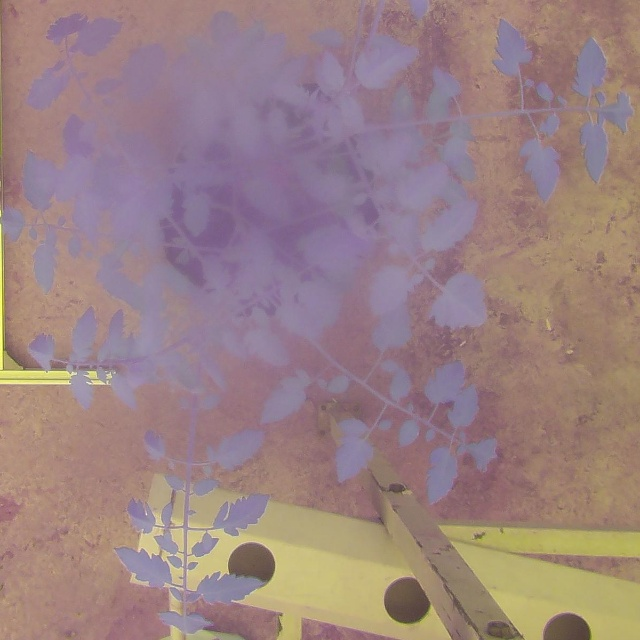
#> input picture crop/green46_JPG.rf.f33f234e6db7d62d14df09b841d42c90.jpg, 640 x 640 px, found by its file name; its folder holds only this picture in this run
$ python segment.py
#> lines starting #> are read from the running program, lines starting #| are printed output that depends on the picture; after the words box and inside, x2 and y2 are one past the last pixel; in counts of white or black regions, pixels touching at a corner belong together
#> further down, image is the input picture: shape (640, 640, 3); mean B, G, R 130.1, 130, 154.6
import cv2
import numpy as np
import os
import matplotlib.pyplot as plt

def RGN2NVDI(image):
    red_band = image[:, :, 0].astype(float)
    nir_band = image[:, :, 2].astype(float)
    ndvi = (nir_band - red_band) / (nir_band + red_band)
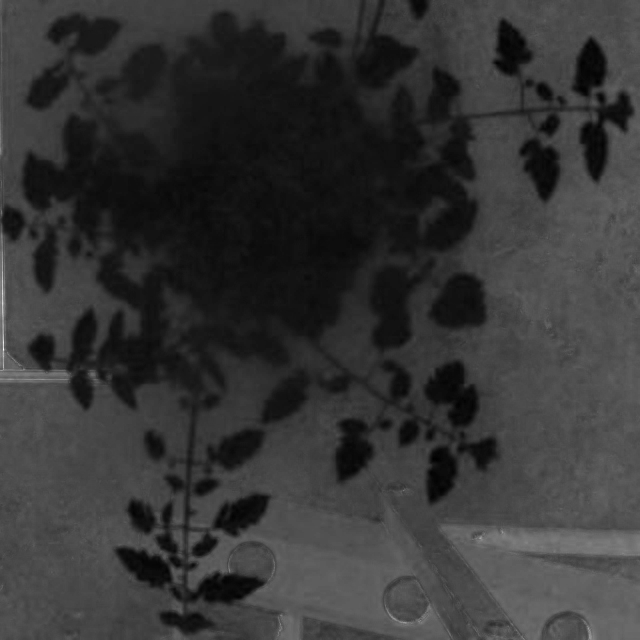
#> ndvi: shape (640, 640) float64; min -0.108, max 0.818, mean 0.0883; drawn with min black and max white
    ndvi_normalized = (ndvi + 1) * 127.5
    return ndvi_normalized.astype(np.uint8)

def RGN2NVDI_green(image):
    red_band = image[:, :, 1].astype(float)
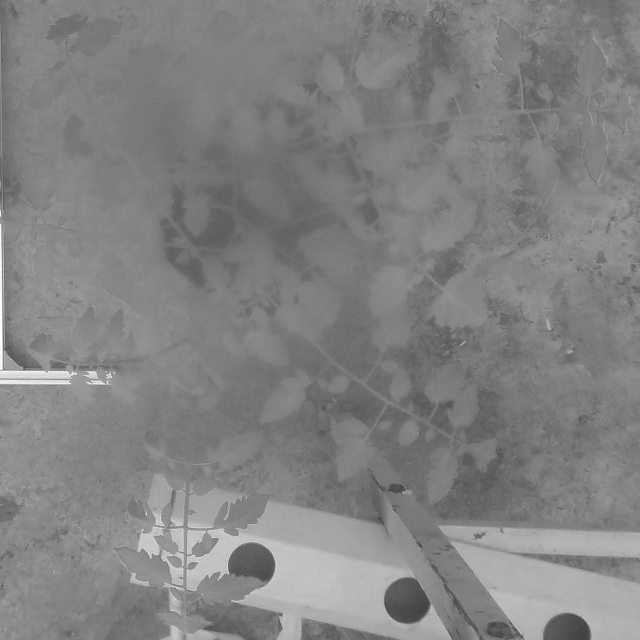
#> red_band: shape (640, 640) float64; min 63, max 255, mean 130
    nir_band = image[:, :, 2].astype(float)
    ndvi = (nir_band - red_band) / (nir_band + red_band)
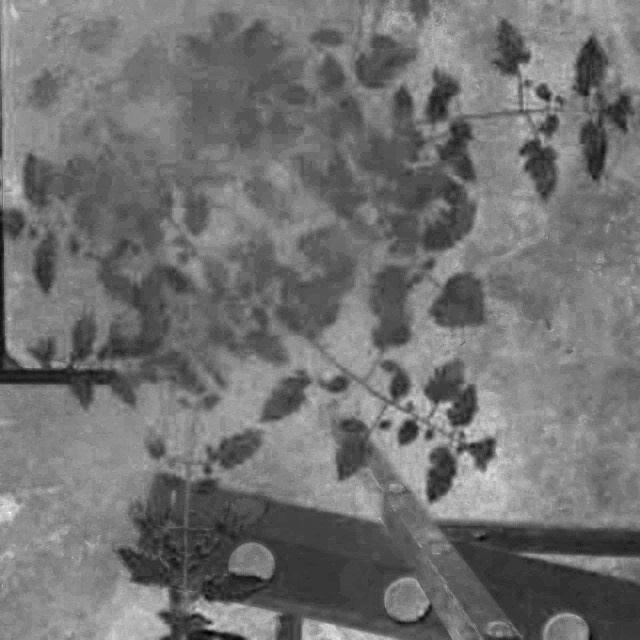
#> ndvi: shape (640, 640) float64; min -0.0307, max 0.234, mean 0.0882; drawn with min black and max white
    ndvi_normalized = (ndvi + 1) * 127.5
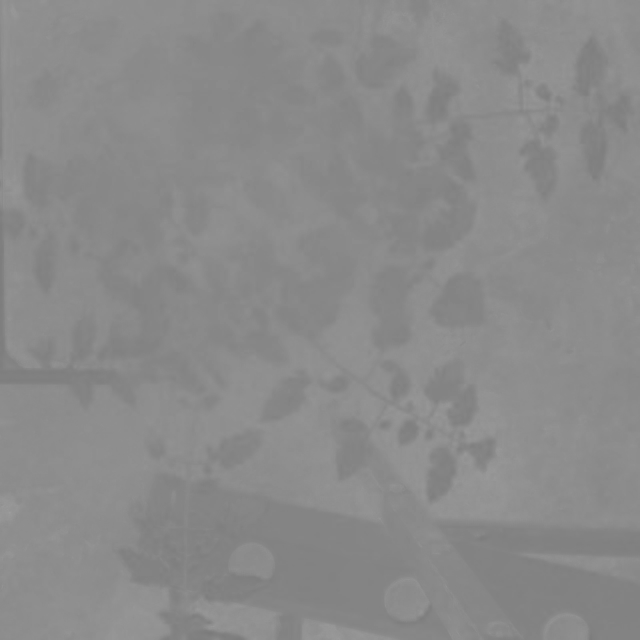
#> ndvi_normalized: shape (640, 640) float64; min 123.6, max 157.4, mean 138.7
    return ndvi_normalized.astype(np.uint8)

folder_path = "D:/FinalProject/crop/"
folder_write_path = "D:/FinalProject/segment/"
file_names = os.listdir(folder_path)
for file_name in file_names:
    image = cv2.imread(folder_path + file_name)
    NVDI = RGN2NVDI(image)
    NVDI_gr = RGN2NVDI_green(image)

    _, segmented_image = cv2.threshold(NVDI, 0, 255, cv2.THRESH_BINARY + cv2.THRESH_OTSU)
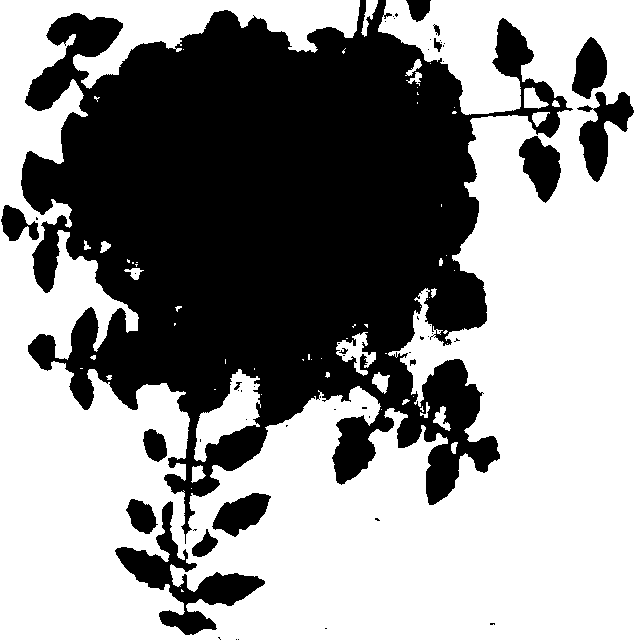
#> segmented_image: shape (640, 640); 57.6% white; 56 black regions (40 under 20 px), largest, box (x1, y1, x2, y2) and area: (21, 0, 573, 544) 158267, (115, 501, 265, 635) 5170, (577, 92, 634, 182) 2279
    segmented_image = np.logical_not(segmented_image).astype(int)
    segmented_image = segmented_image.astype(np.uint8)

    _, segmented_image_gr = cv2.threshold(NVDI_gr, 0, 255, cv2.THRESH_BINARY + cv2.THRESH_OTSU)
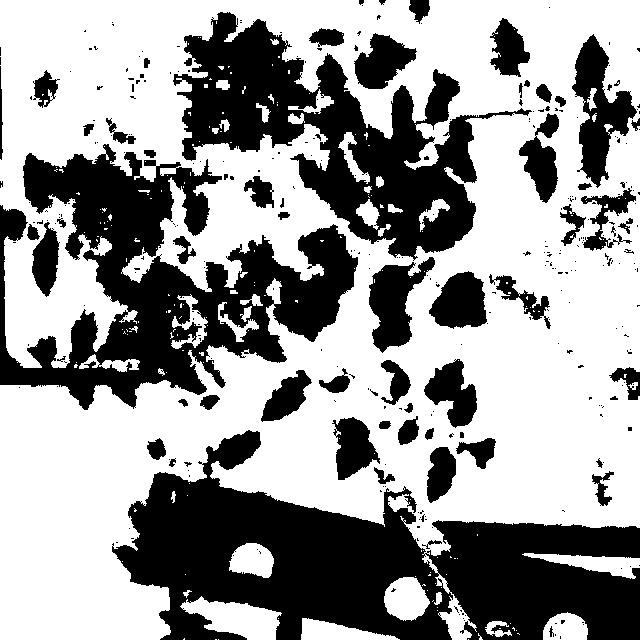
#> segmented_image_gr: shape (640, 640); 60.7% white; 329 black regions (265 under 20 px), largest, box (x1, y1, x2, y2) and area: (112, 430, 640, 640) 55105, (0, 144, 358, 410) 40060, (173, 12, 532, 261) 31940
    segmented_image_gr = np.logical_not(segmented_image_gr).astype(int)
    segmented_image_gr = segmented_image_gr.astype(np.uint8)

    mask = cv2.bitwise_and(segmented_image_gr,segmented_image_gr,mask=segmented_image)
#> mask: shape (640, 640); values 0 (black) and 1 (white), 26.2% white; 181 white regions (125 under 20 px), largest, box (x1, y1, x2, y2) and area: (23, 144, 358, 410) 36179, (173, 12, 532, 261) 31912, (115, 501, 265, 604) 4078
    result = cv2.bitwise_and(image,image,mask=mask)
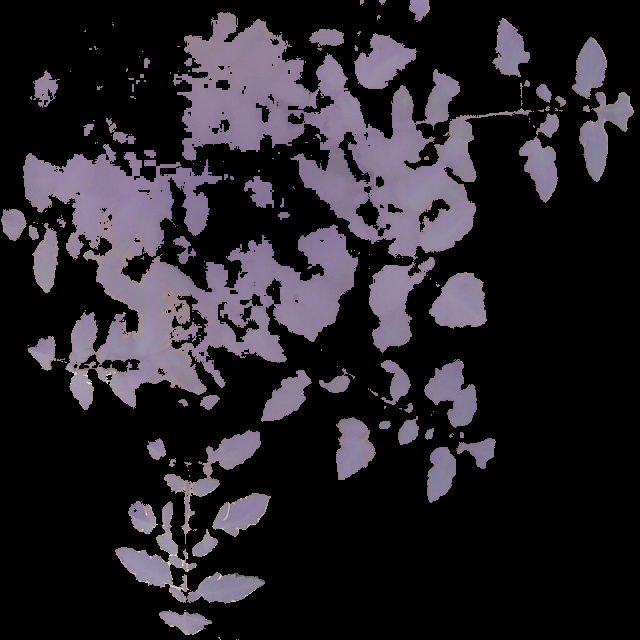
#> result: shape (640, 640, 3); mean B, G, R 40.4, 34, 38.1
    cv2.imwrite('segment/' + file_name,result)
